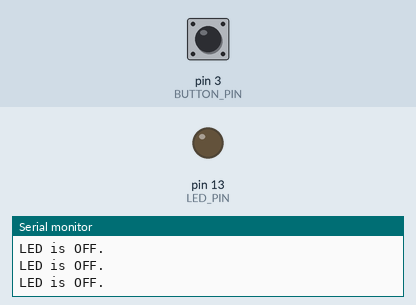
This sketch was run on a simulated Arduino Uno, built with avr-gcc and run on an emulated ATmega328P. Shown: output pins drawn as LEDs (lit = HIGH), the last lines printed to the serial monitor. Inputs (shaded band) come from the test bench; at power-on: pin 3 (BUTTON_PIN) HIGH.

Above: at 2.8 s.
2.9 s: pin 3 (BUTTON_PIN) pulled LOW for 1.2 s
At 4.8 s:
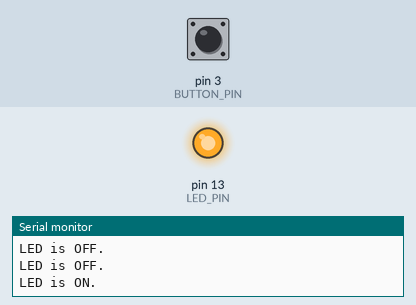
5.6 s: pin 3 (BUTTON_PIN) pulled LOW for 3.2 s
At 9.6 s:
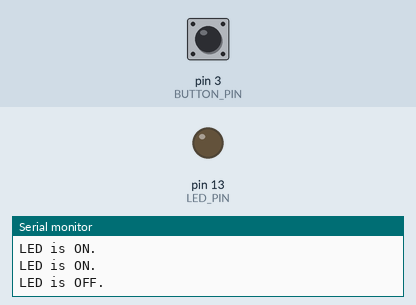
Timing chart, 0 to 11.1 s (numbered marks = the images above; inputs shaded):
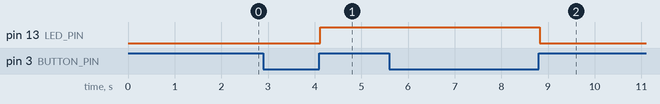

The sketch:

Task1.1P.ino
```cpp
#define MOTION_SENSOR_PIN 2  // Motion Sensor is connected to Pin 2
#define LED_PIN 13  // Built-in LED is connected to Pin 13
#define BUTTON_PIN 3  // Button is connected to Pin 3

bool isLedOn = false;
void setup() {
  pinMode(MOTION_SENSOR_PIN, INPUT); // Set the motion sensor pin as input
  pinMode(LED_PIN, OUTPUT); // Set the LED pin as output
  pinMode(BUTTON_PIN, INPUT_PULLUP);  // Set the button pin as input with pullup resistor
  Serial.begin(9600); // Start the serial communication
}
void loop() {
  int buttonState = digitalRead(BUTTON_PIN); // Read the state of the button
  if (buttonState == LOW) {
    delay(20);
    if (digitalRead(BUTTON_PIN) == LOW) {
      isLedOn = !isLedOn;
      while (digitalRead(BUTTON_PIN) == LOW);
      delay(20);
    }
  }
  // Control the LED based on the button state
  if (isLedOn) {
    digitalWrite(LED_PIN, HIGH);
    Serial.println("LED is ON.");
  } else {
    digitalWrite(LED_PIN, LOW);
    Serial.println("LED is OFF.");
  }
  delay(1000);
}
```

Measured:
- after the input at 2.9 s, pin 13 (LED_PIN): LOW → HIGH after 1.2 s
- after the input at 5.6 s, pin 13 (LED_PIN): HIGH → LOW after 3.2 s
